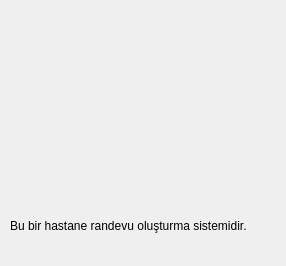
<?xml version="1.0" encoding="UTF-8"?>
<ui version="4.0">
 <class>Dialog</class>
 <widget class="QDialog" name="Dialog">
  <property name="geometry">
   <rect>
    <x>0</x>
    <y>0</y>
    <width>286</width>
    <height>266</height>
   </rect>
  </property>
  <property name="windowTitle">
   <string>Hakkında</string>
  </property>
  <property name="styleSheet">
   <string notr="true">/*
Aqua Style Sheet for QT Applications
Author: Jaime A. Quiroga P.
Company: GTRONICK
Last updated: 22/01/2019, 07:55.
Available at: https://github.com/GTRONICK/QSS/blob/master/Aqua.qss
*/
QMainWindow {
	background-color:#ececec;
}
QTextEdit {
	border-width: 1px;
	border-style: solid;
	border-color: qlineargradient(spread:pad, x1:0.5, y1:1, x2:0.5, y2:0, stop:0 rgba(0, 113, 255, 255), stop:1 rgba(91, 171, 252, 255));
}
QPlainTextEdit {
	border-width: 1px;
	border-style: solid;
	border-color: qlineargradient(spread:pad, x1:0.5, y1:1, x2:0.5, y2:0, stop:0 rgba(0, 113, 255, 255), stop:1 rgba(91, 171, 252, 255));
}
QToolButton {
	border-style: solid;
	border-top-color: qlineargradient(spread:pad, x1:0.5, y1:1, x2:0.5, y2:0, stop:0 rgb(215, 215, 215), stop:1 rgb(222, 222, 222));
	border-right-color: qlineargradient(spread:pad, x1:0, y1:0.5, x2:1, y2:0.5, stop:0 rgb(217, 217, 217), stop:1 rgb(227, 227, 227));
	border-left-color: qlineargradient(spread:pad, x1:0, y1:0.5, x2:1, y2:0.5, stop:0 rgb(227, 227, 227), stop:1 rgb(217, 217, 217));
	border-bottom-color: qlineargradient(spread:pad, x1:0.5, y1:1, x2:0.5, y2:0, stop:0 rgb(215, 215, 215), stop:1 rgb(222, 222, 222));
	border-width: 1px;
	border-radius: 5px;
	color: rgb(0,0,0);
	padding: 2px;
	background-color: rgb(255,255,255);
}
QToolButton:hover{
	border-style: solid;
	border-top-color: qlineargradient(spread:pad, x1:0.5, y1:1, x2:0.5, y2:0, stop:0 rgb(195, 195, 195), stop:1 rgb(222, 222, 222));
	border-right-color: qlineargradient(spread:pad, x1:0, y1:0.5, x2:1, y2:0.5, stop:0 rgb(197, 197, 197), stop:1 rgb(227, 227, 227));
	border-left-color: qlineargradient(spread:pad, x1:0, y1:0.5, x2:1, y2:0.5, stop:0 rgb(227, 227, 227), stop:1 rgb(197, 197, 197));
	border-bottom-color: qlineargradient(spread:pad, x1:0.5, y1:1, x2:0.5, y2:0, stop:0 rgb(195, 195, 195), stop:1 rgb(222, 222, 222));
	border-width: 1px;
	border-radius: 5px;
	color: rgb(0,0,0);
	padding: 2px;
	background-color: rgb(255,255,255);
}
QToolButton:pressed{
	border-style: solid;
	border-top-color: qlineargradient(spread:pad, x1:0.5, y1:1, x2:0.5, y2:0, stop:0 rgb(215, 215, 215), stop:1 rgb(222, 222, 222));
	border-right-color: qlineargradient(spread:pad, x1:0, y1:0.5, x2:1, y2:0.5, stop:0 rgb(217, 217, 217), stop:1 rgb(227, 227, 227));
	border-left-color: qlineargradient(spread:pad, x1:0, y1:0.5, x2:1, y2:0.5, stop:0 rgb(227, 227, 227), stop:1 rgb(217, 217, 217));
	border-bottom-color: qlineargradient(spread:pad, x1:0.5, y1:1, x2:0.5, y2:0, stop:0 rgb(215, 215, 215), stop:1 rgb(222, 222, 222));
	border-width: 1px;
	border-radius: 5px;
	color: rgb(0,0,0);
	padding: 2px;
	background-color: rgb(142,142,142);
}
QPushButton{
	border-style: solid;
	border-top-color: qlineargradient(spread:pad, x1:0.5, y1:1, x2:0.5, y2:0, stop:0 rgb(215, 215, 215), stop:1 rgb(222, 222, 222));
	border-right-color: qlineargradient(spread:pad, x1:0, y1:0.5, x2:1, y2:0.5, stop:0 rgb(217, 217, 217), stop:1 rgb(227, 227, 227));
	border-left-color: qlineargradient(spread:pad, x1:0, y1:0.5, x2:1, y2:0.5, stop:0 rgb(227, 227, 227), stop:1 rgb(217, 217, 217));
	border-bottom-color: qlineargradient(spread:pad, x1:0.5, y1:1, x2:0.5, y2:0, stop:0 rgb(215, 215, 215), stop:1 rgb(222, 222, 222));
	border-width: 1px;
	border-radius: 5px;
	color: rgb(0,0,0);
	padding: 2px;
	background-color: rgb(255,255,255);
}
QPushButton::default{
	border-style: solid;
	border-top-color: qlineargradient(spread:pad, x1:0.5, y1:1, x2:0.5, y2:0, stop:0 rgb(215, 215, 215), stop:1 rgb(222, 222, 222));
	border-right-color: qlineargradient(spread:pad, x1:0, y1:0.5, x2:1, y2:0.5, stop:0 rgb(217, 217, 217), stop:1 rgb(227, 227, 227));
	border-left-color: qlineargradient(spread:pad, x1:0, y1:0.5, x2:1, y2:0.5, stop:0 rgb(227, 227, 227), stop:1 rgb(217, 217, 217));
	border-bottom-color: qlineargradient(spread:pad, x1:0.5, y1:1, x2:0.5, y2:0, stop:0 rgb(215, 215, 215), stop:1 rgb(222, 222, 222));
	border-width: 1px;
	border-radius: 5px;
	color: rgb(0,0,0);
	padding: 2px;
	background-color: rgb(255,255,255);
}
QPushButton:hover{
	border-style: solid;
	border-top-color: qlineargradient(spread:pad, x1:0.5, y1:1, x2:0.5, y2:0, stop:0 rgb(195, 195, 195), stop:1 rgb(222, 222, 222));
	border-right-color: qlineargradient(spread:pad, x1:0, y1:0.5, x2:1, y2:0.5, stop:0 rgb(197, 197, 197), stop:1 rgb(227, 227, 227));
	border-left-color: qlineargradient(spread:pad, x1:0, y1:0.5, x2:1, y2:0.5, stop:0 rgb(227, 227, 227), stop:1 rgb(197, 197, 197));
	border-bottom-color: qlineargradient(spread:pad, x1:0.5, y1:1, x2:0.5, y2:0, stop:0 rgb(195, 195, 195), stop:1 rgb(222, 222, 222));
	border-width: 1px;
	border-radius: 5px;
	color: rgb(0,0,0);
	padding: 2px;
	background-color: rgb(255,255,255);
}
QPushButton:pressed{
	border-style: solid;
	border-top-color: qlineargradient(spread:pad, x1:0.5, y1:1, x2:0.5, y2:0, stop:0 rgb(215, 215, 215), stop:1 rgb(222, 222, 222));
	border-right-color: qlineargradient(spread:pad, x1:0, y1:0.5, x2:1, y2:0.5, stop:0 rgb(217, 217, 217), stop:1 rgb(227, 227, 227));
	border-left-color: qlineargradient(spread:pad, x1:0, y1:0.5, x2:1, y2:0.5, stop:0 rgb(227, 227, 227), stop:1 rgb(217, 217, 217));
	border-bottom-color: qlineargradient(spread:pad, x1:0.5, y1:1, x2:0.5, y2:0, stop:0 rgb(215, 215, 215), stop:1 rgb(222, 222, 222));
	border-width: 1px;
	border-radius: 5px;
	color: rgb(0,0,0);
	padding: 2px;
	background-color: rgb(142,142,142);
}
QPushButton:disabled{
	border-style: solid;
	border-top-color: qlineargradient(spread:pad, x1:0.5, y1:1, x2:0.5, y2:0, stop:0 rgb(215, 215, 215), stop:1 rgb(222, 222, 222));
	border-right-color: qlineargradient(spread:pad, x1:0, y1:0.5, x2:1, y2:0.5, stop:0 rgb(217, 217, 217), stop:1 rgb(227, 227, 227));
	border-left-color: qlineargradient(spread:pad, x1:0, y1:0.5, x2:1, y2:0.5, stop:0 rgb(227, 227, 227), stop:1 rgb(217, 217, 217));
	border-bottom-color: qlineargradient(spread:pad, x1:0.5, y1:1, x2:0.5, y2:0, stop:0 rgb(215, 215, 215), stop:1 rgb(222, 222, 222));
	border-width: 1px;
	border-radius: 5px;
	color: #808086;
	padding: 2px;
	background-color: rgb(142,142,142);
}
QLineEdit {
	border-width: 1px; border-radius: 4px;
	border-style: solid;
	border-color: qlineargradient(spread:pad, x1:0.5, y1:1, x2:0.5, y2:0, stop:0 rgba(0, 113, 255, 255), stop:1 rgba(91, 171, 252, 255));
}
QLabel {
	color: #000000;
}
QLCDNumber {
	color: rgb(0, 113, 255, 255);
}
QProgressBar {
	text-align: center;
	color: rgb(240, 240, 240);
	border-width: 1px; 
	border-radius: 10px;
	border-color: rgb(230, 230, 230);
	border-style: solid;
	background-color:rgb(207,207,207);
}
QProgressBar::chunk {
	background-color: qlineargradient(spread:pad, x1:0.5, y1:1, x2:0.5, y2:0, stop:0 rgba(49, 147, 250, 255), stop:1 rgba(34, 142, 255, 255));
	border-radius: 10px;
}
QMenuBar {
	background-color: qlineargradient(spread:pad, x1:0.5, y1:1, x2:0.5, y2:0, stop:0 rgba(207, 209, 207, 255), stop:1 rgba(230, 229, 230, 255));
}
QMenuBar::item {
	color: #000000;
  	spacing: 3px;
  	padding: 1px 4px;
	background-color: qlineargradient(spread:pad, x1:0.5, y1:1, x2:0.5, y2:0, stop:0 rgba(207, 209, 207, 255), stop:1 rgba(230, 229, 230, 255));
}

QMenuBar::item:selected {
  	background-color: qlineargradient(spread:pad, x1:0.5, y1:1, x2:0.5, y2:0, stop:0 rgba(0, 113, 255, 255), stop:1 rgba(91, 171, 252, 255));
	color: #FFFFFF;
}
QMenu::item:selected {
	border-style: solid;
	border-top-color: transparent;
	border-right-color: transparent;
	border-left-color: qlineargradient(spread:pad, x1:0.5, y1:1, x2:0.5, y2:0, stop:0 rgba(0, 113, 255, 255), stop:1 rgba(91, 171, 252, 255));
	border-bottom-color: transparent;
	border-left-width: 2px;
	color: #000000;
	padding-left:15px;
	padding-top:4px;
	padding-bottom:4px;
	padding-right:7px;
}
QMenu::item {
	border-style: solid;
	border-top-color: transparent;
	border-right-color: transparent;
	border-left-color: transparent;
	border-bottom-color: transparent;
	border-bottom-width: 1px;
	color: #000000;
	padding-left:17px;
	padding-top:4px;
	padding-bottom:4px;
	padding-right:7px;
}
QTabWidget {
	color:rgb(0,0,0);
	background-color:#000000;
}
QTabWidget::pane {
		border-color: rgb(223,223,223);
		background-color:rgb(226,226,226);
		border-style: solid;
		border-width: 2px;
    	border-radius: 6px;
}
QTabBar::tab:first {
	border-style: solid;
	border-left-width:1px;
	border-right-width:0px;
	border-top-width:1px;
	border-bottom-width:1px;
	border-top-color: rgb(209,209,209);
	border-left-color: qlineargradient(spread:pad, x1:0.5, y1:1, x2:0.5, y2:0, stop:0 rgba(209, 209, 209, 209), stop:1 rgba(229, 229, 229, 229));
	border-bottom-color: rgb(229,229,229);
	border-top-left-radius: 4px;
	border-bottom-left-radius: 4px;
	color: #000000;
	padding: 3px;
	margin-left:0px;
	background-color: qlineargradient(spread:pad, x1:0.5, y1:1, x2:0.5, y2:0, stop:0 rgba(247, 247, 247, 255), stop:1 rgba(255, 255, 255, 255));
}
QTabBar::tab:last {
	border-style: solid;
	border-width:1px;
	border-top-color: rgb(209,209,209);
	border-left-color: qlineargradient(spread:pad, x1:0.5, y1:1, x2:0.5, y2:0, stop:0 rgba(209, 209, 209, 209), stop:1 rgba(229, 229, 229, 229));
	border-right-color: qlineargradient(spread:pad, x1:0.5, y1:1, x2:0.5, y2:0, stop:0 rgba(209, 209, 209, 209), stop:1 rgba(229, 229, 229, 229));
	border-bottom-color: rgb(229,229,229);
	border-top-right-radius: 4px;
	border-bottom-right-radius: 4px;
	color: #000000;
	padding: 3px;
	margin-left:0px;
	background-color: qlineargradient(spread:pad, x1:0.5, y1:1, x2:0.5, y2:0, stop:0 rgba(247, 247, 247, 255), stop:1 rgba(255, 255, 255, 255));
}
QTabBar::tab {
	border-style: solid;
	border-top-width:1px;
	border-bottom-width:1px;
	border-left-width:1px;
	border-top-color: rgb(209,209,209);
	border-left-color: qlineargradient(spread:pad, x1:0.5, y1:1, x2:0.5, y2:0, stop:0 rgba(209, 209, 209, 209), stop:1 rgba(229, 229, 229, 229));
	border-bottom-color: rgb(229,229,229);
	color: #000000;
	padding: 3px;
	margin-left:0px;
	background-color: qlineargradient(spread:pad, x1:0.5, y1:1, x2:0.5, y2:0, stop:0 rgba(247, 247, 247, 255), stop:1 rgba(255, 255, 255, 255));
}
QTabBar::tab:selected, QTabBar::tab:last:selected, QTabBar::tab:hover {
  	border-style: solid;
  	border-left-width:1px;
	border-right-color: transparent;
	border-top-color: rgb(209,209,209);
	border-left-color: qlineargradient(spread:pad, x1:0.5, y1:1, x2:0.5, y2:0, stop:0 rgba(209, 209, 209, 209), stop:1 rgba(229, 229, 229, 229));
	border-bottom-color: rgb(229,229,229);
	color: #FFFFFF;
	padding: 3px;
	margin-left:0px;
	background-color: qlineargradient(spread:pad, x1:0.5, y1:1, x2:0.5, y2:0, stop:0 rgba(0, 113, 255, 255), stop:1 rgba(91, 171, 252, 255));
}

QTabBar::tab:selected, QTabBar::tab:first:selected, QTabBar::tab:hover {
  	border-style: solid;
  	border-left-width:1px;
  	border-bottom-width:1px;
  	border-top-width:1px;
	border-right-color: transparent;
	border-top-color: rgb(209,209,209);
	border-left-color: qlineargradient(spread:pad, x1:0.5, y1:1, x2:0.5, y2:0, stop:0 rgba(209, 209, 209, 209), stop:1 rgba(229, 229, 229, 229));
	border-bottom-color: rgb(229,229,229);
	color: #FFFFFF;
	padding: 3px;
	margin-left:0px;
	background-color: qlineargradient(spread:pad, x1:0.5, y1:1, x2:0.5, y2:0, stop:0 rgba(0, 113, 255, 255), stop:1 rgba(91, 171, 252, 255));
}

QCheckBox {
	color: #000000;
	padding: 2px;
}
QCheckBox:disabled {
	color: #808086;
	padding: 2px;
}

QCheckBox:hover {
	border-radius:4px;
	border-style:solid;
	padding-left: 1px;
	padding-right: 1px;
	padding-bottom: 1px;
	padding-top: 1px;
	border-width:1px;
	border-color: transparent;
}
QCheckBox::indicator:checked {

	height: 10px;
	width: 10px;
	border-style:solid;
	border-width: 1px;
	border-color: qlineargradient(spread:pad, x1:0.5, y1:1, x2:0.5, y2:0, stop:0 rgba(0, 113, 255, 255), stop:1 rgba(91, 171, 252, 255));
	color: #000000;
	background-color: qlineargradient(spread:pad, x1:0.5, y1:1, x2:0.5, y2:0, stop:0 rgba(0, 113, 255, 255), stop:1 rgba(91, 171, 252, 255));
}
QCheckBox::indicator:unchecked {

	height: 10px;
	width: 10px;
	border-style:solid;
	border-width: 1px;
	border-color: qlineargradient(spread:pad, x1:0.5, y1:1, x2:0.5, y2:0, stop:0 rgba(0, 113, 255, 255), stop:1 rgba(91, 171, 252, 255));
	color: #000000;
}
QRadioButton {
	color: 000000;
	padding: 1px;
}
QRadioButton::indicator:checked {
	height: 10px;
	width: 10px;
	border-style:solid;
	border-radius:5px;
	border-width: 1px;
	border-color: qlineargradient(spread:pad, x1:0.5, y1:1, x2:0.5, y2:0, stop:0 rgba(0, 113, 255, 255), stop:1 rgba(91, 171, 252, 255));
	color: #a9b7c6;
	background-color: qlineargradient(spread:pad, x1:0.5, y1:1, x2:0.5, y2:0, stop:0 rgba(0, 113, 255, 255), stop:1 rgba(91, 171, 252, 255));
}
QRadioButton::indicator:!checked {
	height: 10px;
	width: 10px;
	border-style:solid;
	border-radius:5px;
	border-width: 1px;
	border-color: qlineargradient(spread:pad, x1:0.5, y1:1, x2:0.5, y2:0, stop:0 rgba(0, 113, 255, 255), stop:1 rgba(91, 171, 252, 255));
	color: #a9b7c6;
	background-color: transparent;
}
QStatusBar {
	color:#027f7f;
}
QSpinBox {
	border-style: solid;
	border-width: 1px;
	border-color: qlineargradient(spread:pad, x1:0.5, y1:1, x2:0.5, y2:0, stop:0 rgba(0, 113, 255, 255), stop:1 rgba(91, 171, 252, 255));
}
QDoubleSpinBox {
	border-style: solid;
	border-width: 1px;
	border-color: qlineargradient(spread:pad, x1:0.5, y1:1, x2:0.5, y2:0, stop:0 rgba(0, 113, 255, 255), stop:1 rgba(91, 171, 252, 255));
}
QTimeEdit {
	border-style: solid;
	border-width: 1px;
	border-color: qlineargradient(spread:pad, x1:0.5, y1:1, x2:0.5, y2:0, stop:0 rgba(0, 113, 255, 255), stop:1 rgba(91, 171, 252, 255));
}
QDateTimeEdit {
	border-style: solid;
	border-width: 1px;
	border-color: qlineargradient(spread:pad, x1:0.5, y1:1, x2:0.5, y2:0, stop:0 rgba(0, 113, 255, 255), stop:1 rgba(91, 171, 252, 255));
}
QDateEdit {
	border-style: solid;
	border-width: 1px;
	border-color: qlineargradient(spread:pad, x1:0.5, y1:1, x2:0.5, y2:0, stop:0 rgba(0, 113, 255, 255), stop:1 rgba(91, 171, 252, 255));
}

QToolBox {
	color: #a9b7c6;
	background-color:#000000;
}
QToolBox::tab {
	color: #a9b7c6;
	background-color:#000000;
}
QToolBox::tab:selected {
	color: #FFFFFF;
	background-color:#000000;
}
QScrollArea {
	color: #FFFFFF;
	background-color:#000000;
}
QSlider::groove:horizontal {
	height: 5px;
	background-color: qlineargradient(spread:pad, x1:0.5, y1:1, x2:0.5, y2:0, stop:0 rgba(49, 147, 250, 255), stop:1 rgba(34, 142, 255, 255));
}
QSlider::groove:vertical {
	width: 5px;
	background-color: qlineargradient(spread:pad, x1:0.5, y1:1, x2:0.5, y2:0, stop:0 rgba(49, 147, 250, 255), stop:1 rgba(34, 142, 255, 255));
}
QSlider::handle:horizontal {
	background: rgb(253,253,253);
	border-style: solid;
	border-width: 1px;
	border-color: rgb(207,207,207);
	width: 12px;
	margin: -5px 0;
	border-radius: 7px;
}
QSlider::handle:vertical {
	background: rgb(253,253,253);
	border-style: solid;
	border-width: 1px;
	border-color: rgb(207,207,207);
	height: 12px;
	margin: 0 -5px;
	border-radius: 7px;
}
QSlider::add-page:horizontal {
    background: rgb(181,181,181);
}
QSlider::add-page:vertical {
    background: rgb(181,181,181);
}
QSlider::sub-page:horizontal {
    background-color: qlineargradient(spread:pad, x1:0.5, y1:1, x2:0.5, y2:0, stop:0 rgba(49, 147, 250, 255), stop:1 rgba(34, 142, 255, 255));
}
QSlider::sub-page:vertical {
    background-color: qlineargradient(spread:pad, y1:0.5, x1:1, y2:0.5, x2:0, stop:0 rgba(49, 147, 250, 255), stop:1 rgba(34, 142, 255, 255));
}
QScrollBar:horizontal {
	max-height: 20px;
	border: 1px transparent grey;
	margin: 0px 20px 0px 20px;
}
QScrollBar:vertical {
	max-width: 20px;
	border: 1px transparent grey;
	margin: 20px 0px 20px 0px;
}
QScrollBar::handle:horizontal {
	background: rgb(253,253,253);
	border-style: solid;
	border-width: 1px;
	border-color: rgb(207,207,207);
	border-radius: 7px;
	min-width: 25px;
}
QScrollBar::handle:horizontal:hover {
	background: rgb(253,253,253);
	border-style: solid;
	border-width: 1px;
	border-color: rgb(147, 200, 200);
	border-radius: 7px;
	min-width: 25px;
}
QScrollBar::handle:vertical {
	background: rgb(253,253,253);
	border-style: solid;
	border-width: 1px;
	border-color: rgb(207,207,207);
	border-radius: 7px;
	min-height: 25px;
}
QScrollBar::handle:vertical:hover {
	background: rgb(253,253,253);
	border-style: solid;
	border-width: 1px;
	border-color: rgb(147, 200, 200);
	border-radius: 7px;
	min-height: 25px;
}
QScrollBar::add-line:horizontal {
   border: 2px transparent grey;
   border-top-right-radius: 7px;
   border-bottom-right-radius: 7px;
   background: rgba(34, 142, 255, 255);
   width: 20px;
   subcontrol-position: right;
   subcontrol-origin: margin;
}
QScrollBar::add-line:horizontal:pressed {
   border: 2px transparent grey;
   border-top-right-radius: 7px;
   border-bottom-right-radius: 7px;
   background: rgb(181,181,181);
   width: 20px;
   subcontrol-position: right;
   subcontrol-origin: margin;
}
QScrollBar::add-line:vertical {
   border: 2px transparent grey;
   border-bottom-left-radius: 7px;
   border-bottom-right-radius: 7px;
   background: rgba(34, 142, 255, 255);
   height: 20px;
   subcontrol-position: bottom;
   subcontrol-origin: margin;
}
QScrollBar::add-line:vertical:pressed {
   border: 2px transparent grey;
   border-bottom-left-radius: 7px;
   border-bottom-right-radius: 7px;
   background: rgb(181,181,181);
   height: 20px;
   subcontrol-position: bottom;
   subcontrol-origin: margin;
}
QScrollBar::sub-line:horizontal {
   border: 2px transparent grey;
   border-top-left-radius: 7px;
   border-bottom-left-radius: 7px;
   background: rgba(34, 142, 255, 255);
   width: 20px;
   subcontrol-position: left;
   subcontrol-origin: margin;
}
QScrollBar::sub-line:horizontal:pressed {
   border: 2px transparent grey;
   border-top-left-radius: 7px;
   border-bottom-left-radius: 7px;
   background: rgb(181,181,181);
   width: 20px;
   subcontrol-position: left;
   subcontrol-origin: margin;
}
QScrollBar::sub-line:vertical {
   border: 2px transparent grey;
   border-top-left-radius: 7px;
   border-top-right-radius: 7px;
   background: rgba(34, 142, 255, 255);
   height: 20px;
   subcontrol-position: top;
   subcontrol-origin: margin;
}
QScrollBar::sub-line:vertical:pressed {
   border: 2px transparent grey;
   border-top-left-radius: 7px;
   border-top-right-radius: 7px;
   background: rgb(181,181,181);
   height: 20px;
   subcontrol-position: top;
   subcontrol-origin: margin;
}
QScrollBar::left-arrow:horizontal {
   border: 1px transparent grey;
   border-top-left-radius: 3px;
   border-bottom-left-radius: 3px;
   width: 6px;
   height: 6px;
   background: white;
}
QScrollBar::right-arrow:horizontal {
   border: 1px transparent grey;
   border-top-right-radius: 3px;
   border-bottom-right-radius: 3px;
   width: 6px;
   height: 6px;
   background: white;
}
QScrollBar::up-arrow:vertical {
   border: 1px transparent grey;
   border-top-left-radius: 3px;
   border-top-right-radius: 3px;
   width: 6px;
   height: 6px;
   background: white;
}
QScrollBar::down-arrow:vertical {
   border: 1px transparent grey;
   border-bottom-left-radius: 3px;
   border-bottom-right-radius: 3px;
   width: 6px;
   height: 6px;
   background: white;
}
QScrollBar::add-page:horizontal, QScrollBar::sub-page:horizontal {
   background: none;
}
QScrollBar::add-page:vertical, QScrollBar::sub-page:vertical {
   background: none;
}</string>
  </property>
  <widget class="QLabel" name="label">
   <property name="geometry">
    <rect>
     <x>0</x>
     <y>0</y>
     <width>291</width>
     <height>181</height>
    </rect>
   </property>
   <property name="styleSheet">
    <string notr="true">&lt;?xml version=&quot;1.0&quot; encoding=&quot;UTF-8&quot;?&gt;
&lt;ui version=&quot;4.0&quot;&gt;
 &lt;widget name=&quot;__qt_fake_top_level&quot;&gt;
  &lt;widget class=&quot;QLabel&quot; name=&quot;label&quot;&gt;
   &lt;property name=&quot;geometry&quot;&gt;
    &lt;rect&gt;
     &lt;x&gt;180&lt;/x&gt;
     &lt;y&gt;220&lt;/y&gt;
     &lt;width&gt;201&lt;/width&gt;
     &lt;height&gt;181&lt;/height&gt;
    &lt;/rect&gt;
   &lt;/property&gt;
   &lt;property name=&quot;text&quot;&gt;
    &lt;string/&gt;
   &lt;/property&gt;
   &lt;property name=&quot;pixmap&quot;&gt;
    &lt;pixmap&gt;C:/Users/alpnn/OneDrive/Masaüstü/Sağlıkta Yapay Zeka/Logolar/6.jpg&lt;/pixmap&gt;
   &lt;/property&gt;
   &lt;property name=&quot;scaledContents&quot;&gt;
    &lt;bool&gt;true&lt;/bool&gt;
   &lt;/property&gt;
  &lt;/widget&gt;
 &lt;/widget&gt;
 &lt;resources/&gt;
&lt;/ui&gt;
</string>
   </property>
   <property name="text">
    <string/>
   </property>
   <property name="pixmap">
    <pixmap>../../../Sağlıkta Yapay Zeka/Logolar/6.jpg</pixmap>
   </property>
   <property name="scaledContents">
    <bool>true</bool>
   </property>
  </widget>
  <widget class="QLabel" name="label_2">
   <property name="geometry">
    <rect>
     <x>10</x>
     <y>190</y>
     <width>381</width>
     <height>71</height>
    </rect>
   </property>
   <property name="text">
    <string>Bu bir hastane randevu oluşturma sistemidir.</string>
   </property>
  </widget>
 </widget>
 <resources/>
 <connections/>
</ui>
